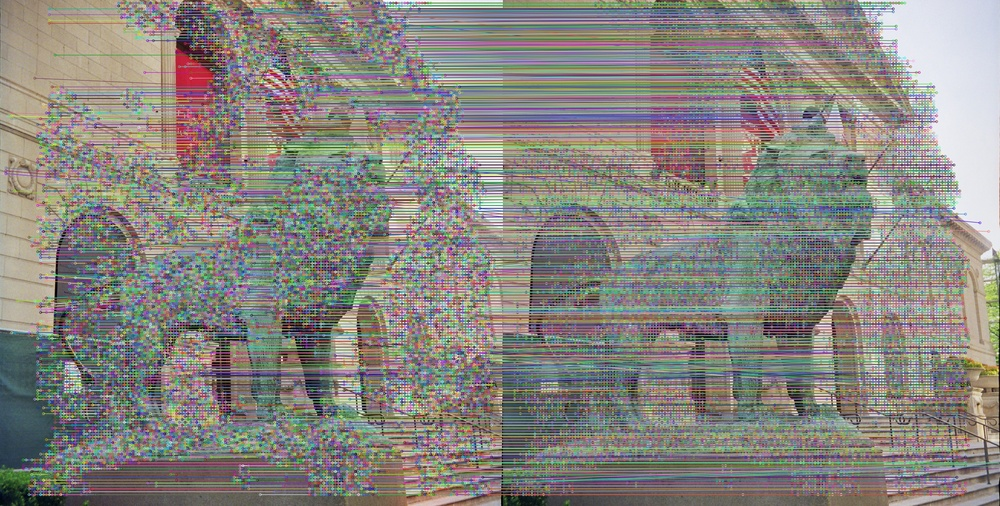
#> input picture 1.jpg, 1000 x 506 px, shrunk from 2768 x 1400 before the run
$ python ques_2.py   (older library calls are emulated)
#> lines starting #> are read from the running program, lines starting #| are printed output that depends on the picture; after the words box and inside, x2 and y2 are one past the last pixel; in counts of white or black regions, pixels touching at a corner belong together
import cv2
import numpy as np
import pylab
import matplotlib.pyplot as plt
from scipy import signal
from skimage.measure import compare_ssim as ssim
plt.rcParams['figure.figsize'] = 15, 8

def intensity_based_matching(img1, img2, img3, window_size=64):
    img4 = img3.copy()
    window_size = window_size
    for i in range(0,img1.shape[0]-window_size, window_size):
        for j in range(0, img1.shape[1]-window_size, window_size):
            temp = img1[i:i+window_size, j:j+window_size]
            #print(temp)
            #plt.imshow(temp)
            res = cv2.matchTemplate(img2, temp, cv2.TM_CCORR_NORMED)
            #print(res)
            min_val, max_val, min_loc, max_loc = cv2.minMaxLoc(res)
            mid1 = (max_loc[0] + window_size//2+w//2, max_loc[1] + window_size//2)
            mid2 = (i + window_size//2, j + window_size//2)
            #print(mid1, mid2)
            cv2.circle(img4,mid1, 2, (0,0,255), -1)
            cv2.circle(img4,mid2, 2, (0,0,255), -1)
            cv2.line(img4, mid1, mid2, (0, 255, 0), thickness=1, lineType=8)
            # [4 lines of commented-out code are left out]
    return img4

if __name__ == '__main__':
    path = input("Enter path to image:")
#> the answer given: 1.jpg
    img1 = cv2.imread(path)
#> img1 is the input picture: shape (506, 1000, 3); mean B, G, R 127.3, 133.3, 136
    h,w = (img1.shape[:2])
#> h = 506; w = 1000
    cropped_img11 = img1[0:h, 0:w//2]
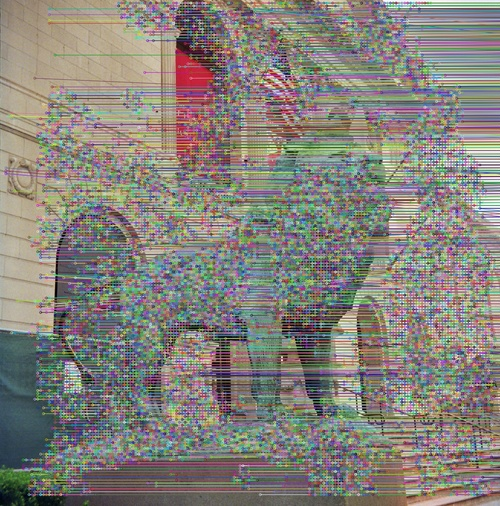
#> cropped_img11: shape (506, 500, 3); mean B, G, R 122.8, 129.8, 133.5
    cropped_img21 = img1[0:h, w//2:w]
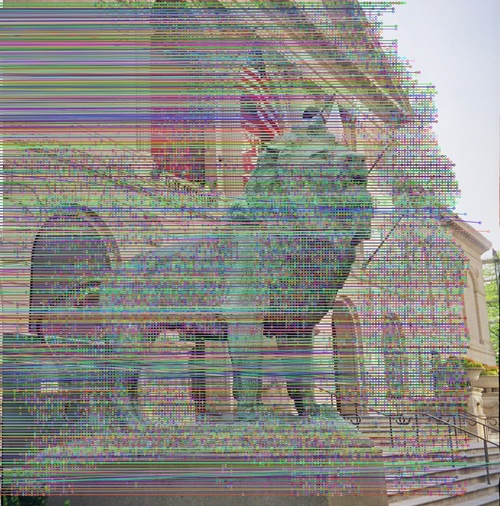
#> cropped_img21: shape (506, 500, 3); mean B, G, R 131.7, 136.7, 138.4
    i11 = cv2.cvtColor(cropped_img11, cv2.COLOR_BGR2GRAY)
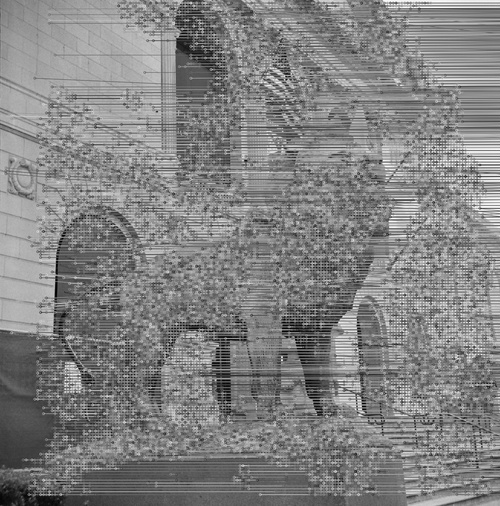
#> i11: shape (506, 500); min 1, max 254, mean 130.1
    i21 = cv2.cvtColor(cropped_img21, cv2.COLOR_BGR2GRAY)
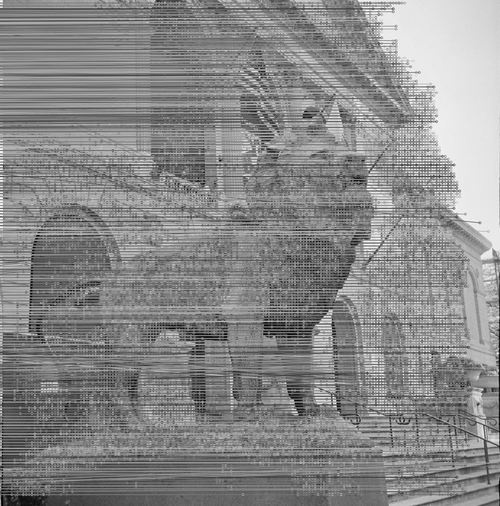
#> i21: shape (506, 500); min 1, max 255, mean 136.6
    res1 = intensity_based_matching(i11, i21, img1)
#> after the loop in intensity_based_matching, `for i in range(0,img1.shape[0]-window_size, window_size):`:
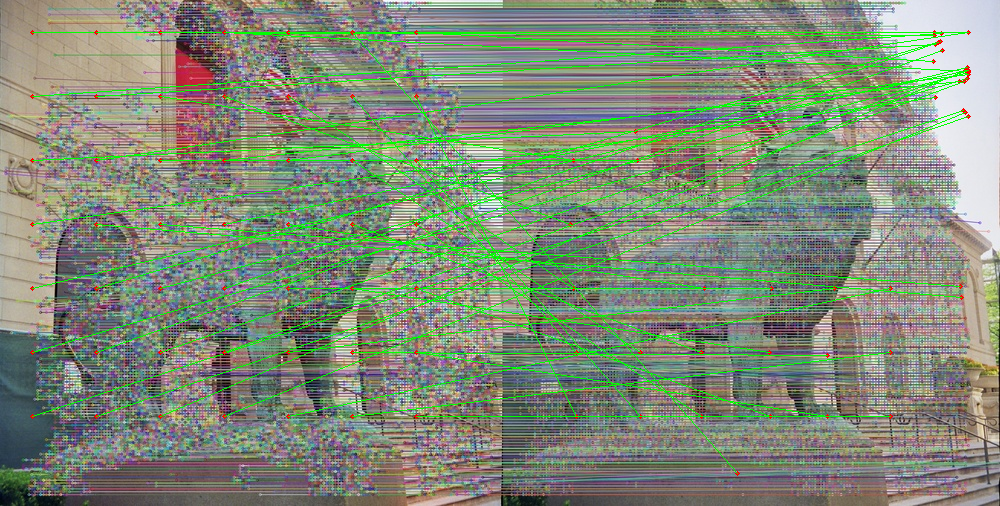
#> img4: shape (506, 1000, 3); 5.71% of pixels changed, all inside (x1, y1, x2, y2) = (30, 30, 971, 476)
#> after the loop in intensity_based_matching, `for i in range(0,img1.shape[0]-window_size, window_size):`:
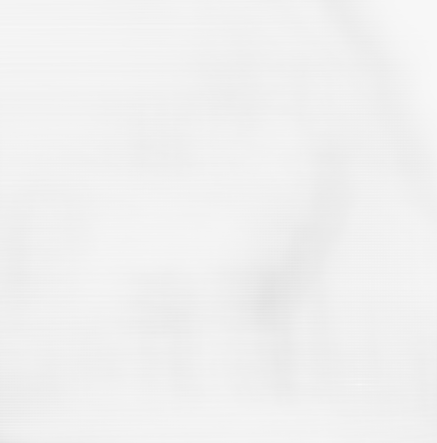
#> res: shape (443, 437) float32; min 0.888, max 0.973, mean 0.945
    cv2.imwrite('intensity_result.jpg', res1)

$ run again, on 4.jpg
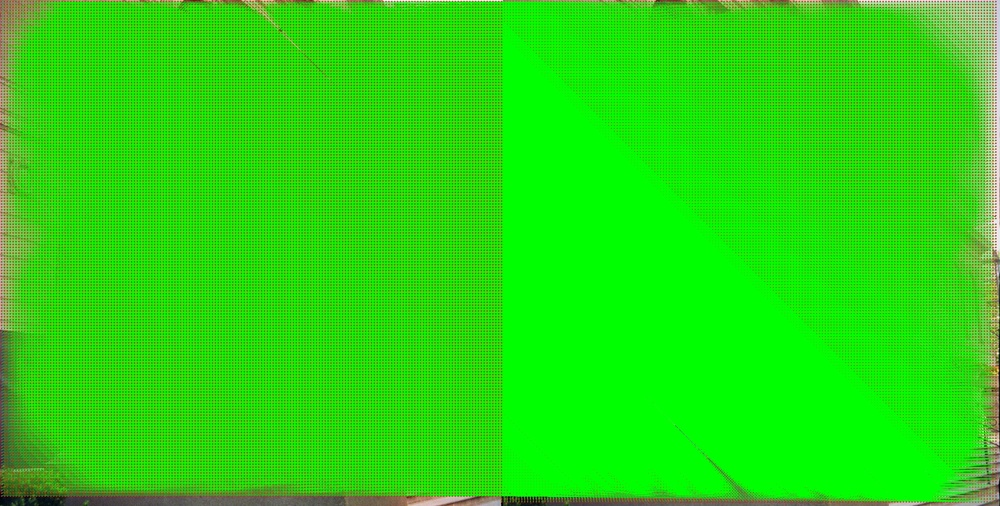
#> input picture 4.jpg, 1000 x 506 px, shrunk from 2768 x 1400 before the run
#> img1 is the input picture: shape (506, 1000, 3); mean B, G, R 15.4, 217.8, 38
#> `i21 = cv2.cvtColor(cropped_img21, cv2.COLOR_BGR2GRAY)`:
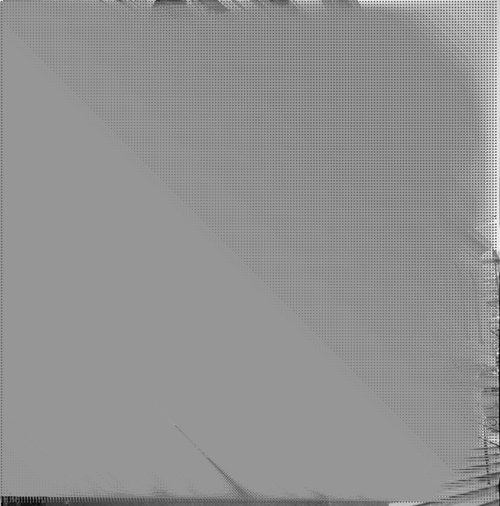
#> i21: shape (506, 500); min 1, max 247, mean 145.5
#> after the loop in intensity_based_matching, `for i in range(0,img1.shape[0]-window_size, window_size):`:
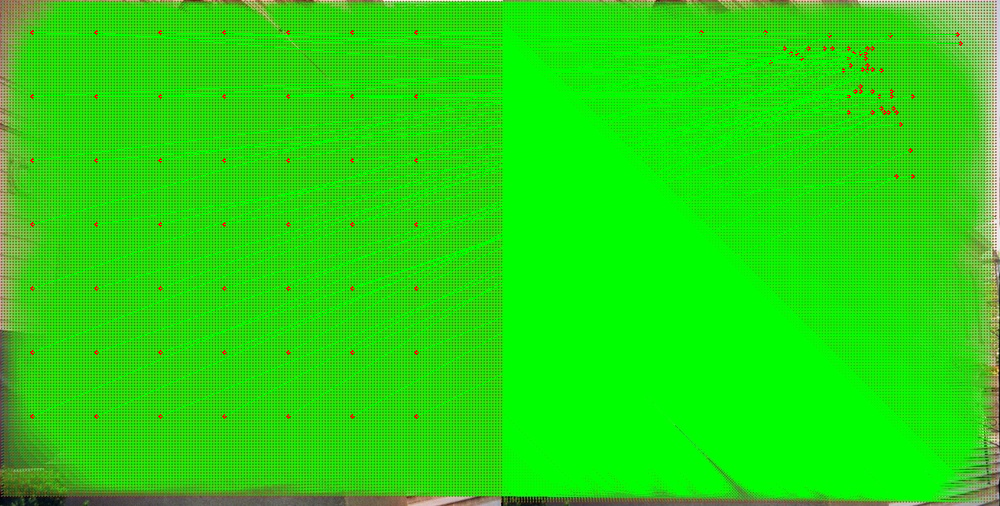
#> img4: shape (506, 1000, 3); 5.86% of pixels changed, all inside (x1, y1, x2, y2) = (30, 30, 963, 419)
